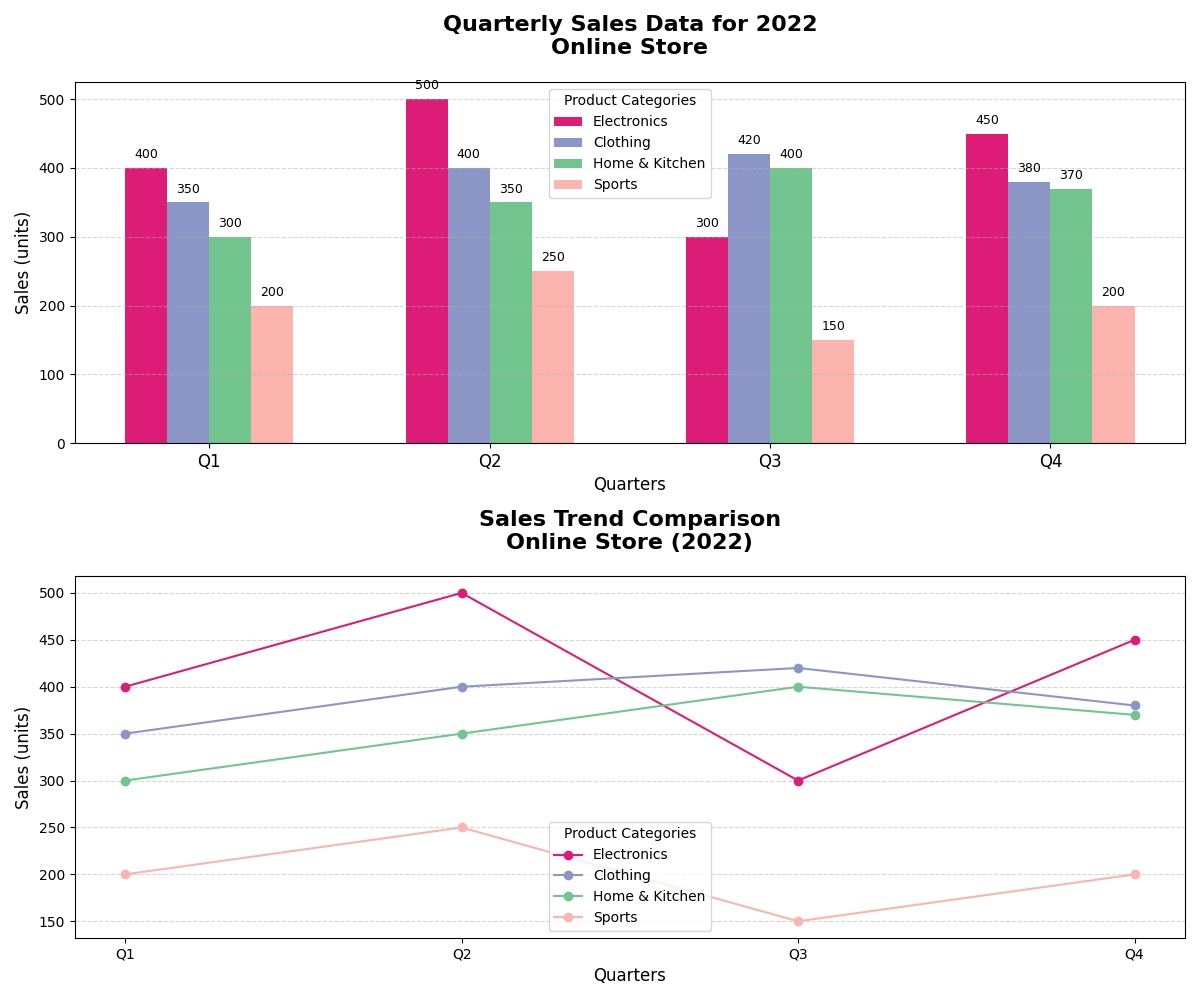

Generate this figure with Python:
import matplotlib.pyplot as plt
import numpy as np

quarters = ['Q1', 'Q2', 'Q3', 'Q4']

categories = ['Electronics', 'Clothing', 'Home & Kitchen', 'Sports']
sales_data = {
    'Electronics': [400, 500, 300, 450],
    'Clothing': [350, 400, 420, 380],
    'Home & Kitchen': [300, 350, 400, 370],
    'Sports': [200, 250, 150, 200],
}

total_sales = {category: sum(sales) for category, sales in sales_data.items()}

# New set of colors
colors = ['#dd1c77','#8c96c6','#72c58f','#fbb4ae']

sorted_categories = sorted(total_sales, key=total_sales.get, reverse=True)
sorted_colors = [x for _, x in sorted(zip(categories, colors), key=lambda pair: total_sales[pair[0]], reverse=True)]
sorted_sales_data = [sales_data[category] for category in sorted_categories]

fig, (ax_bar, ax_curve) = plt.subplots(2, 1, figsize=(12, 10))

bar_width = 0.15
x_positions = np.arange(len(quarters))

for i, category_sales in enumerate(sorted_sales_data):
    ax_bar.bar(x_positions + i * bar_width, category_sales, bar_width, color=sorted_colors[i], label=sorted_categories[i])

ax_bar.set_title("Quarterly Sales Data for 2022\nOnline Store", fontsize=16, fontweight='bold', pad=20)
ax_bar.set_xlabel("Quarters", fontsize=12)
ax_bar.set_ylabel("Sales (units)", fontsize=12)
ax_bar.set_xticks(x_positions + bar_width * (len(categories) - 1) / 2)
ax_bar.set_xticklabels(quarters, fontsize=12)
ax_bar.legend(title="Product Categories", fontsize=10)
ax_bar.yaxis.grid(True, linestyle='--', alpha=0.5)

for i, category_sales in enumerate(sorted_sales_data):
    for j, value in enumerate(category_sales):
        if value > 0:
            ax_bar.text(x_positions[j] + i * bar_width, value + 10, f'{value}', ha='center', va='bottom', fontsize=9, color='black')

for i, category in enumerate(sorted_categories):
    ax_curve.plot(quarters, sales_data[category], marker='o', linestyle='-', color=sorted_colors[i], label=category)

ax_curve.set_title("Sales Trend Comparison\nOnline Store (2022)", fontsize=16, fontweight='bold', pad=20)
ax_curve.set_xlabel("Quarters", fontsize=12)
ax_curve.set_ylabel("Sales (units)", fontsize=12)
ax_curve.legend(title="Product Categories", fontsize=10)
ax_curve.yaxis.grid(True, linestyle='--', alpha=0.5)

plt.tight_layout()
plt.show()
